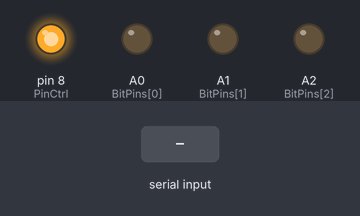
The sketch below on a simulated Arduino Uno, built with avr-gcc and run on an emulated ATmega328P. Parts: output pins drawn as LEDs (lit = HIGH). The test bench sets the inputs (shaded band). Pins used as bus, display or sensor lines are not drawn; what the sketch prints to the serial monitor is not drawn.

Above: at 1.4 s.
1.5 s: "5\n" received over Serial
At 2.9 s:
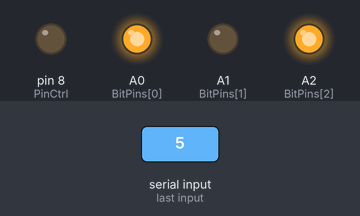
4.1 s: "5\n" received over Serial
At 5.11 s:
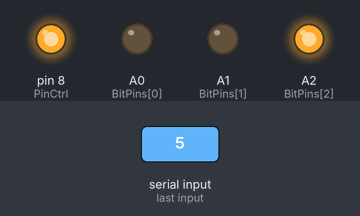
Timing chart, 0 to 7.1 s (numbered marks = the images above; inputs shaded):
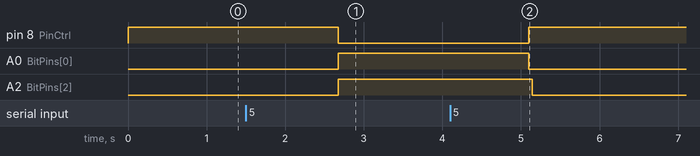

Measured:
- after the input at 1.5 s, pin 8 (PinCtrl): HIGH → LOW after 1.2 s; A0 (BitPins[0]), A2 (BitPins[2]): LOW → HIGH after 1.2 s
- after the input at 4.1 s, pin 8 (PinCtrl): LOW → HIGH after 1.0 s; A0 (BitPins[0]), A2 (BitPins[2]): HIGH → LOW after 1.0 s

The sketch:

mupltiplex.ino
```cpp
#define RELAY_ON LOW
#define RELAY_OFF HIGH
#define PinReset 7
#define PinCtrl 8
#define BitCount 3
#define PinCount 8

enum RelayStateValues { ON, OFF };

const byte BitPins[BitCount] = {A0, A1, A2};
const byte PinMap[PinCount] = {0, 1, 2, 3, 4, 5, 6, 7};
RelayStateValues RelayStates[PinCount];


void resetRelays() {
  digitalWrite(PinCtrl, RELAY_OFF);
  for (int i = 0; i < PinCount; i++ ) {
    for (int j = 0; j< BitCount; j++) {
      digitalWrite(BitPins[i], bitRead(i, j));
      digitalWrite(PinReset, LOW);
      delay(5);
      digitalWrite(PinReset, HIGH);
    }
  }
}

void setup() {
  Serial.begin(9600);

  pinMode(PinReset, OUTPUT);
  pinMode(PinCtrl, OUTPUT);

  digitalWrite(PinCtrl, RELAY_OFF);

  for (int i = 0; i< BitCount; i++) {
    pinMode(BitPins[i], OUTPUT);
    Serial.println("Nastavuji BitPin " + String(BitPins[i]) + " jako OUTPUT.");
  }

  for (int i = 0; i < PinCount; i++ ) {
    Serial.println("Resetuji relay " + String(PinMap[i]) + "...");
    RelayStates[i] = RELAY_OFF;
    for (int j = 0; j< BitCount; j++) {
      // Serial.println("...bit " + String(j) + " < " + String(bitRead(i, j)) + "...");
      digitalWrite(BitPins[i], bitRead(i, j));
    }
  }

  digitalWrite(PinReset, HIGH);

  Serial.println("\nHotovo.\n");
}

void loop() {

  // příjem zprávy po seriove komunikaci
  if (Serial.available()) {
    String relay = Serial.readString();
    int relay_number = relay.toInt();
    //Serial.println("Dostal jsem "+ String(relay_number));

    // zmena stavu rele v seznamu - pokud v rozsahu
    if (relay_number >= 0 && relay_number < PinCount) {
      //Serial.println("Prepinam rele "+ relay);
      if (RelayStates[relay_number] != RELAY_OFF)
        RelayStates[relay_number] = RELAY_OFF;
      else
        RelayStates[relay_number] = RELAY_ON;
      //vypis stavu
//      for (int ri = 0; ri < PinCount; ri++) Serial.print(RelayStates[ri]);
//      Serial.println(".");
      resetRelays();
      delay(50);
    }
  }

  //aktualizace rele dle stavu v seznamu
  for (int ri = 0; ri < PinCount; ri++ ) {
    if (RelayStates[ri]==RELAY_ON) {
      for (int bi = 0; bi< BitCount; bi++) {
        digitalWrite(BitPins[bi], bitRead(ri, bi));
        digitalWrite(PinReset, LOW);
        if (digitalRead(PinCtrl) != RELAY_ON) {
          digitalWrite(PinCtrl, RELAY_ON);
          delay(5);
        }
        digitalWrite(PinReset, HIGH);
      }
    }
  }
}
```
